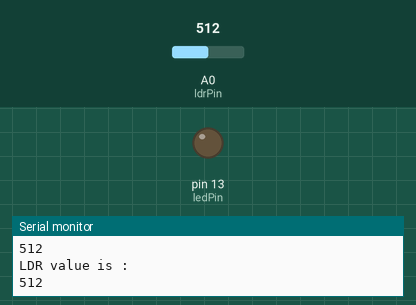
Bench run of a sketch on a simulated Arduino Uno, built with avr-gcc and run on an emulated ATmega328P. On the bench: output pins drawn as LEDs (lit = HIGH), the last lines printed to the serial monitor. The test bench sets the inputs (shaded band); at power-on: A0 (ldrPin) = 512.

Above: at 1.2 s.
1.3 s: A0 (ldrPin) set to 312
2.8 s: A0 (ldrPin) set to 293
At 4.0 s:
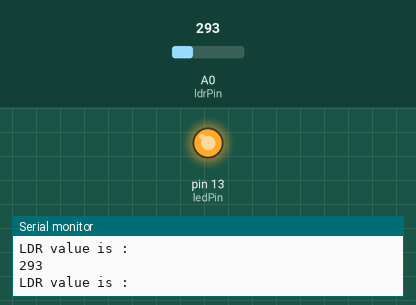
4.3 s: A0 (ldrPin) set to 306
At 4.9 s:
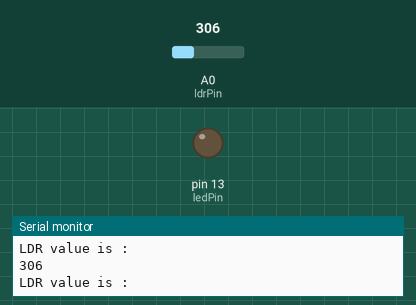
7.3 s: A0 (ldrPin) set to 290
At 7.7 s:
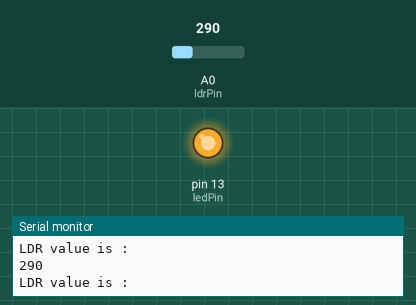
Timing chart, 0 to 10.3 s (numbered marks = the images above; inputs shaded):
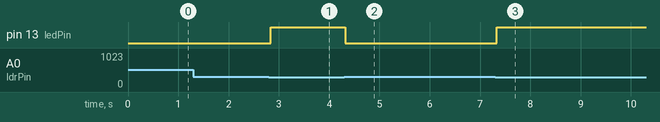

Measured:
- the behaviour switches between 301 and 300 on A0 (ldrPin) (found by bisection; images 0 and 1)
- after the input at 2.8 s, pin 13 (ledPin): LOW → HIGH at once
- after the input at 4.3 s, pin 13 (ledPin): HIGH → LOW at once
- after the input at 7.3 s, pin 13 (ledPin): LOW → HIGH at once

The sketch:

LDR.ino
```cpp
/* Interfacing LDR with Arduino UNO*/

int ldrPin = A0;//Set A0                              (Analog Input) for LDR.
int ledPin = 13; // digital pin 13

int value=0;
void setup() {
Serial.begin(9600);
pinMode(ledPin,OUTPUT);
}

void loop()
{
value = analogRead(ldrPin);//Reads the Value of LDR(light).
Serial.println("LDR value is :");//Prints the value of LDR to Serial Monitor.
Serial.println(value);
if(value>300)
  {
    digitalWrite(ledPin,LOW);//Makes the LED glow in Dark.
  }
  else
  {
    digitalWrite(ledPin,HIGH);//Turns the LED OFF in Light.
  }
}
```
